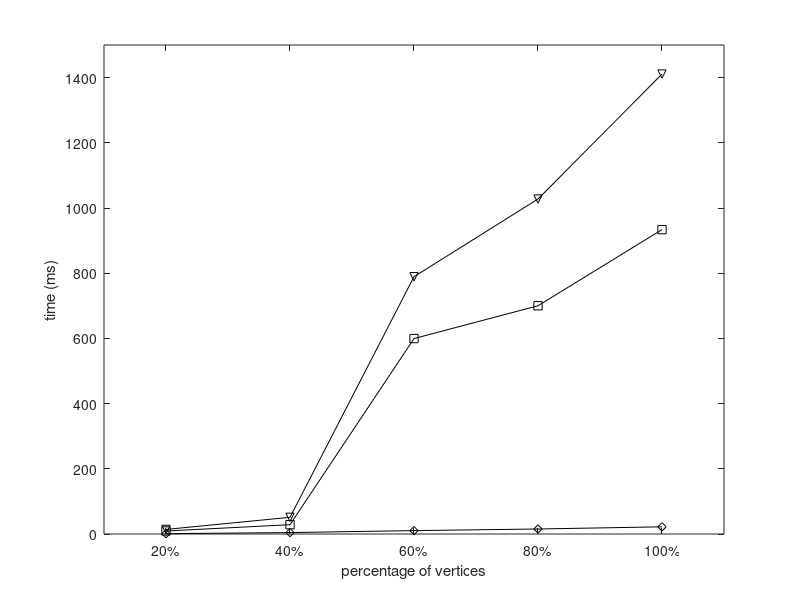

Source code (MATLAB): (Note: this script raises an error after producing the figure.)
set(gcf,'color',[1, 1, 1]);
set(gcf,'unit','centimeters','position',[10 5 9 7]);

x=[1, 2, 3, 4, 5];
y1 = [14.05637945	51.19207884	789.2536863	1027.539136	1410.909602];
y2 = [9.267643383	28.52915486	599.5229233	700.1131298	933.710148];
y3 = [1.107347977	4.377263643	10.38925361	15.35749973	21.99730351];

p1= plot(x, y1, '-kv');
hold on;
p2 = plot(x, y2, '-ks');
hold on;
p3 = plot(x, y3, '-kd');

xlabel('percentage of vertices');
ylabel('time (ms)');

axis([0.5 5.5 0.0 1500]);

set(gca, 'xtick', 1:5, 'XTickLabel', {'20%','40%','60%','80%','100%'});
leg=legend('Inc-S','Inc-T','Dec', 2);
set(leg,'edgecolor','white');

set(gca, 'FontSize', 12);
set(get(gca, 'XLabel'), 'FontSize',12);
set(get(gca, 'YLabel'), 'FontSize',12);
set(findall(gcf,'type','line'),'linewidth',1.5);
set(gca, 'LineWidth', 1.5);
